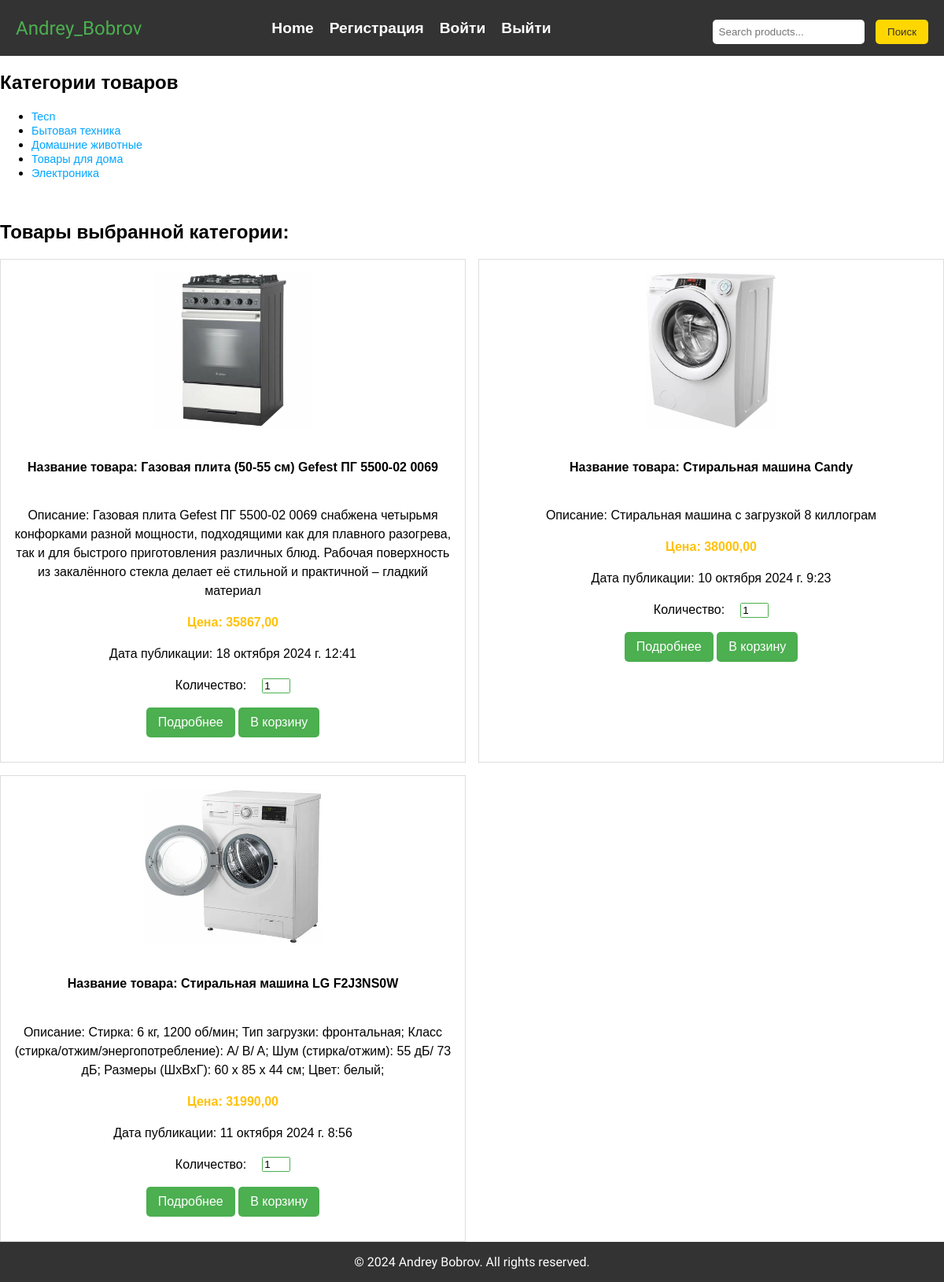
Page /product/categories/bytovaya-tehnika/products/ on the committed database.
### shop/models.py (models this page shows, shortened)
class Category(models.Model):
    name = models.CharField(max_length=200, verbose_name="Категория")
    slug = models.SlugField(max_length=200, unique=True)
    class Meta:
        ordering = ['name']
        indexes = [
            models.Index(fields=['name']),
        ]
        verbose_name = "Категория"
        verbose_name_plural = "Категории"

class Product(models.Model):
    category = models.ForeignKey(Category,
                                 related_name='products',
                                 on_delete=models.CASCADE)
    name = models.CharField(max_length=200, verbose_name='Название')
    description = models.TextField(blank=True)
    slug = models.SlugField(max_length=200)
    image = models.ImageField(upload_to='products/%Y/%m/%d', blank=True)
    price = models.DecimalField(max_digits=10, decimal_places=2)
    available = models.BooleanField(default=True)
    created = models.DateTimeField(auto_now_add=True)
    updated = models.DateTimeField(auto_now=True)
    class Meta:
        ordering = ['name']
        indexes = [
            models.Index(fields=['id', 'slug']),
            models.Index(fields=['name']),
            models.Index(fields=['-created'])
        ]
        verbose_name = 'Товар'
        verbose_name_plural = "Товары"

### shop/views.py (the view)
# urls.py: path('categories/<slug:slug>/products/', ProductListByCategory.as_view(), name='products_by_category'),
class ProductListByCategory(ListView):
    model = Product
    template_name = 'shop/products_by_category.html'
    context_object_name = 'products'
    def get_context_data(self, **kwargs):
        context = super().get_context_data(**kwargs)
        categories = Category.objects.all()
        context['categories'] = categories
        return context
    def get_queryset(self):
        category = get_object_or_404(Category, slug=self.kwargs['slug'])
        return Product.objects.filter(category=category)

### shop/templates/shop/products_by_category.html
{% extends 'base_admin_main.html' %}
{% load static %}
{% block content %}
<div class="container">
    <div class="small-container">
        <div class="row row-2">
            <aside class="sidebar">
                <h2>Категории товаров</h2>
                <ul>
                    {% for category in categories %}
                    <li><a href="{% url 'products_by_category' category.slug %}">{{ category.name }}</a></li>
                    {% endfor %}
                </ul>
            </aside>
        </div>
    </div>
    <section>
        <h2 id="fruits">Товары выбранной категории: {{product.category}}</h2>
        <div class="category">
            {% for product in products %}
            <div class="product">
                <div class="image-placeholder image-placeholder5">
                    {% if product.image %}
                    <a href="{% url 'edit_product' product.id %}" class="card__image">
                        <img
                                src="{{ product.image.url }}"
                                alt="Картинка"/>
                    </a>
                    {% endif %}
                </div>
                <h4>Название товара: {{product.name}}</h4>
                <p>Описание: {{ product.description }}</p>
                <p class="price">Цена: {{product.price}}</p>
                <p>Дата публикации: {{product.created}}</p>
                <div class="qyt">
                    <label for="quantity_fruit1">
                        Количество:
                    </label>
                    <input type="number"
                           id="quantity_fruit1"
                           value="1">
                </div>
                <div class="productbtns">
                    <button type="submit">Подробнее</button>
                    <button type="submit">В корзину</button>
                </div>
            </div>
            {% endfor %}
        </div>
    </section>
</div>
{% endblock content %}

### static/css/styles.css (style rules this page uses)
body { margin: 0; font-family: 'Arial', sans-serif; }
.container { display: grid; gap: 1rem; min-height: 100vh; }
.category { display: grid; grid-template-columns: repeat(auto-fill, minmax(450px, 1fr)); gap: 1rem; }
.product { position: relative; max-height: 100%; border: 1px solid #ddd; padding: 15px; text-align: center; display: flex; flex-direction: column; line-height: 1.5rem; transition: box-shadow 0.3s ease-in-out; }
img { max-width: 100%; height: 200px; object-fit: fill; overflow: hidden; transition: transform 0.3s ease-in-out; margin-bottom: 1rem; }
.productbtns button { margin-top: 1rem; margin-button: 0; cursor: pointer; background-color: #4caf50; color: white; border: none; padding: 10px 15px; text-align: center; text-decoration: none; display: inline-block; font-size: 16px; border-radius: 5px; transition: background-color 0.3s ease-in-out; margin-bottom: 1rem; cursor: pointer; }
.qyt { display: flex; align-items: center; justify-content: center; }
.qyt input { width: 30px; border-radius: 0.1rem; border: 0.1rem solid #4caf50; transition: border-color 0.3s ease-in-out; }
.price { color: #ffc107; font-weight: 600; margin: 0 0; }
.qyt input, .qyt label { margin: 0px 10px; }
.image-placeholder { width: 100%; height: 200px; margin-bottom: 1rem; overflow: hidden; position: relative; cursor: pointer; transition: transform 0.3s ease-in-out; }
.row { display: flex; align-items: center; flex-wrap: wrap; justify-content: space-between; }
.sidebar a { text-decoration: none; color: #00a6ff; font-weight: normal; font-size: 0.9rem; }

### rows in the picture
Category: name "Tecn"
Category: name "Бытовая техника"
Category: name "Домашние животные"
Category: name "Товары для дома"
Category: name "Электроника"
Product: image (picture), name "Газовая плита (50-55 см) Gefest ПГ 5500-02 0069", description "Газовая плита Gefest ПГ 5500-02 0069 снабжена четырьмя конфорками разной мощности, подходящими как для плавного разогрева, так и для быстрого приготовления различных блюд. Рабочая поверхность из закалённого стекла делает её стильной и практичной – гладкий материал", price "35867,00", created "18 октября 2024 г. 12:41"
Product: image (picture), name "Стиральная машина Candy", description "Стиральная машина с загрузкой 8 киллограм", price "38000,00", created "10 октября 2024 г. 9:23"
Product: image (picture), name "Стиральная машина LG F2J3NS0W", description "Стирка: 6 кг, 1200 об/мин; Тип загрузки: фронтальная; Класс (стирка/отжим/энергопотребление): A/ B/ A; Шум (стирка/отжим): 55 дБ/ 73 дБ; Размеры (ШхВхГ): 60 х 85 х 44 см; Цвет: белый;", price "31990,00", created "11 октября 2024 г. 8:56"
